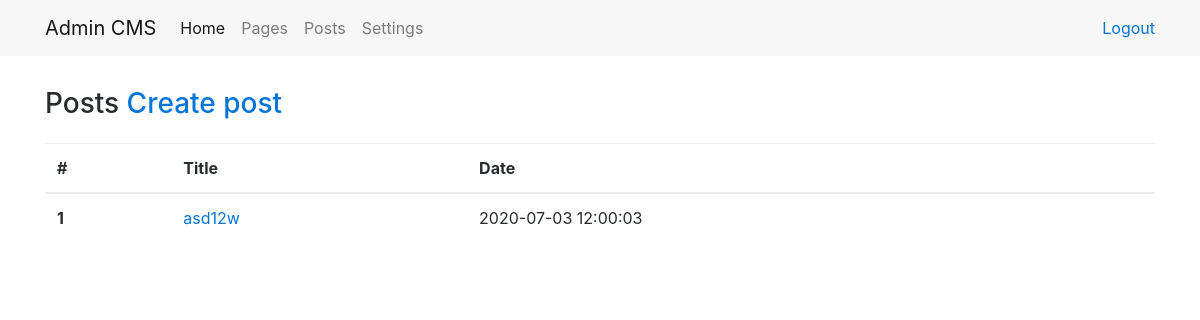
/admin/posts/ (signed in), run on the app's committed database.
### tables this page shows
CREATE TABLE `post` (
  `id` int(11) NOT NULL,
  `title` varchar(255) NOT NULL,
  `content` text NOT NULL,
  `date` timestamp NOT NULL DEFAULT CURRENT_TIMESTAMP
);

### engine/Core/Template/View.php (called while the page is built, shortened)
<?php
class View
{
    public $di;
    public function __construct(DI $di)
    {
        $this->di    = $di;
    }
    public function render($template, $data = [])
    {
        $templatePath = $this->getTemplatePath($template, ENV);
        $data['lang'] = $this->di->get('language');
        extract($data);
        try {
            require($templatePath);
        } catch (\Exception $e){
            ob_end_clean();
            throw $e;
        }
    }
    private function getTemplatePath($template, $env = null)
    {
        return path('view') . '/' . $template . '.php';
    }
}

### admin/Controller/PostController.php (called while the page is built, shortened)
<?php
class PostController extends AdminController
{
    public function listing()
    {
        $this->data['posts'] = $this->model->post->getPosts();
        $this->view->render('posts/list', $this->data);
    }
}

### engine/Cms.php (called while the page is built, shortened)
<?php
class Cms
{
    private $di;
    public $router;
    public function __construct($di)
    {
        $this->di = $di;
        $this->router = $this->di->get('router');
    }
    public function run()
    {
        try {
            $routerDispatch = $this->router->dispatch(Common::getMethod(), Common::getPathUrl());
            list($class, $action) = explode(':', $routerDispatch->getController(), 2);
            $parameters = $routerDispatch->getParameters();
            call_user_func_array([new $controller($this->di), $action], $parameters);
        }catch (\Exception $e){
            echo $e->getMessage();
            exit;
        }
    }
}

### engine/bootstrap.php (called while the page is built, shortened)
<?php
require_once __DIR__ . '/Function.php';
try{
    $di = new DI();
    $di->set('model', []);
    $cms = new Cms($di);
    $cms->run();
}catch (\ErrorException $e) {
    echo $e->getMessage();
}

### admin/index.php (called while the page is built, shortened)
<?php
require_once '../engine/bootstrap.php';

### engine/Core/Database/Connection.php (called while the page is built, shortened)
<?php
class Connection
{
    private $link;
    private function connect()
    {
        $config = Config::group('database');
        $dsn = 'mysql:host='.$config['host'].';dbname='.$config['db_name'].';charset='.$config['charset'];
        $this->link = new PDO($dsn, $config['username'], $config['password']);
        return $this;
    }
    public function query($sql, $values = [], $statement = PDO::FETCH_OBJ)
    {
        $sth = $this->link->prepare($sql);
        $sth->execute($values);
        $result = $sth->fetchAll($statement);
        return $result;
    }
}

### engine/Core/Config/Repository.php (called while the page is built, shortened)
<?php
class Repository
{
    protected static $stored = [];
    public static function store($group, $key, $data)
    {
        if (!isset(static::$stored[$group]) || !is_array(static::$stored[$group])) {
            static::$stored[$group] = [];
        }
        static::$stored[$group][$key] = $data;
    }
    public static function retrieveGroup($group)
    {
        return isset(static::$stored[$group]) ? static::$stored[$group] : false;
    }
}

### engine/Function.php (called while the page is built, shortened)
<?php
function path($section)
{
    $pathMask = ROOT_DIR . DS . '%s';
    switch (strtolower($section))
    {
        case 'config':
            return sprintf($pathMask, 'Config');
        case 'view':
            return sprintf($pathMask, 'View');
    }
}

### engine/Core/Config/Config.php (called while the page is built, shortened)
<?php
class Config
{
    public static function group($group)
    {
        return Repository::retrieveGroup($group);
    }
    public static function file($group = 'main')
    {
        $path = path('config') . DS . $group . '.php';
        if (file_exists($path)) {
            $items = include $path;
            if (is_array($items)) {
                return true;
            }
        }
        return false;
    }
}

### admin/Config/database.php (called while the page is built)
<?php
return [
	'host'     => 'localhost',
	'db_name'  => 'cms',
	'username' => 'root',
	'password' => '',
	'charset'  => 'utf8',
];

### admin/Model/Post/PostRepository.php (called while the page is built, shortened)
<?php
class PostRepository extends Model
{
    public function getPosts()
    {
        $sql = $this->queryBuilder->select()
            ->from('post')
            ->orderBy('id', 'DESC')
            ->sql();
        return $this->db->query($sql);
    }
}

### engine/Controller.php (called while the page is built, shortened)
<?php
abstract class Controller
{
    protected $di;
    public function __construct(DI $di)
    {
        $this->di      = $di;
    }
    public function __get($key)
    {
        return $this->di->get($key);
    }
}

### engine/DI/DI.php (called while the page is built, shortened)
<?php
class DI
{
    private $container = [];
    public function set($key, $value)
    {
        $this->container[$key] = $value;
        return $this;
    }
    public function get($key)
    {
        return $this->has($key);
    }
    public function has($key)
    {
        return isset($this->container[$key]) ? $this->container[$key] : null;
    }
}

### engine/Model.php (called while the page is built, shortened)
<?php
abstract class Model
{
    public function __construct(DI $di)
    {
        $this->di      = $di;
        $this->db      = $this->di->get('db');
        $this->queryBuilder = new QueryBuilder();
    }
}

### engine/Core/Database/QueryBuilder.php (called while the page is built, shortened)
<?php
class QueryBuilder
{
    protected $sql = [];
    public function select($fields = '*')
    {
        $this->sql['select'] = "SELECT {$fields} ";
        return $this;
    }
    public function from($table)
    {
        $this->sql['from'] = "FROM {$table} ";
        return $this;
    }
    public function orderBy($field, $order)
    {
        $this->sql['order_by'] = "ORDER BY {$field} {$order}";
        return $this;
    }
    public function sql()
    {
        $sql = '';
        if(!empty($this->sql)) {
            foreach ($this->sql as $key => $value) {
                if ($key == 'where') {
                    $sql .= ' WHERE ';
                    foreach ($value as $where) {
                        $sql .= $where;
                        if (count($value) > 1 and next($value)) {
                            $sql .= ' AND ';
                        }
                    }
                } else {
                    $sql .= $value;
                }
            }
        }
        return $sql;
    }
    public function reset()
    {
        $this->sql    = [];
    }
}

### admin/View/posts/list.php (the view, shortened to what this page needs)
<main>
    <div class="container">
        <div class="row">
            <div class="col page-title">
                <h3>
                    Posts
                    <a href="/admin/posts/create/">Create post</a>
                </h3>
            </div>
        </div>
        <table class="table">
            <thead>
            <tr>
                <th>#</th>
                <th>Title</th>
                <th>Date</th>
            </tr>
            </thead>
            <tbody>
            <?php foreach($posts as $post): ?>
                <tr>
                    <th scope="row">
                        <?= $post->id ?>
                    </th>
                    <td>
                        <a href="/admin/posts/edit/<?= $post->id ?>">
                            <?= $post->title ?>
                        </a>
                    </td>
                    <td>
                        <?= $post->date ?>
                    </td>
                </tr>
            <?php endforeach; ?>
            </tbody>
        </table>
    </div>
</main>

### admin/Assets/css/dashboard.css (style rules this page uses)
.page-title { padding-top: 2rem; padding-bottom: 1rem; }

### data on the page
post: id "1", title "asd12w", date "2020-07-03 12:00:03"

### other printed values
$lang->dashboardMenu['home'] "Home"
$lang->dashboardMenu['pages'] "Pages"
$lang->dashboardMenu['posts'] "Posts"
$lang->dashboardMenu['settings'] "Settings"
